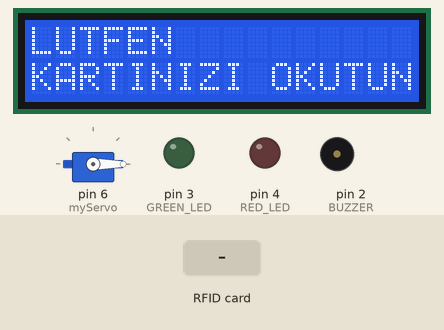
Simulated run of this sketch. Board: Arduino Uno, built with avr-gcc and run on an emulated ATmega328P. On the bench: 16×2 character LCD, servo, output pins drawn as LEDs (lit = HIGH), buzzer (waves = sounding). The inputs (shaded band) are chosen by the test bench. Pins used as bus, display or sensor lines are not drawn; what the sketch prints to the serial monitor is not drawn.

Above: at 1.3 s.
1.4 s: RFID card 5E 7A 19 C4 held to the reader
At 2.2 s:
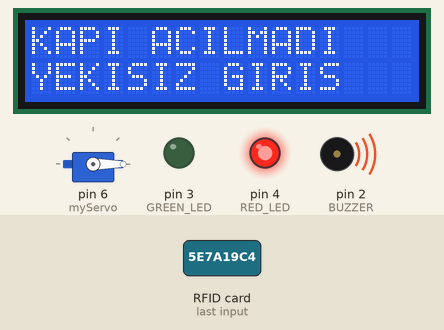
3.9 s: RFID card 69 C6 E7 C1 held to the reader
At 4.3 s:
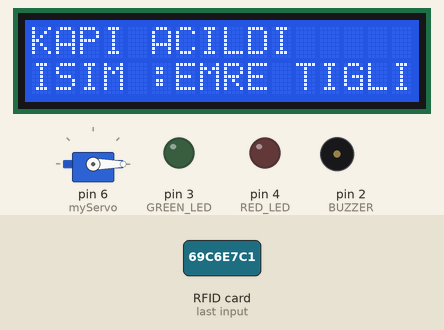
At 5.6 s:
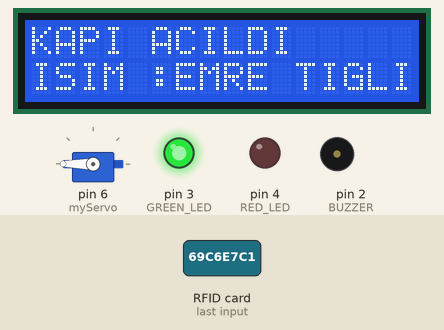
Timing chart, 0 to 11.2 s (numbered marks = the images above; inputs shaded):
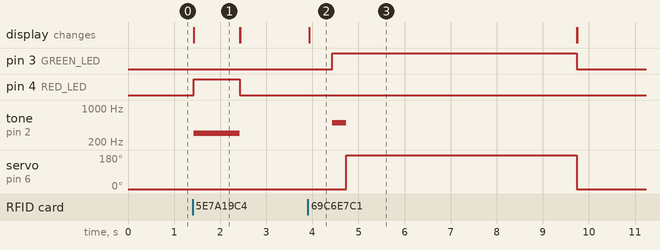

Measured:
- after the input at 1.4 s, pin 4 (RED_LED): LOW → HIGH at once, → LOW 1.0 s later; tone on pin 2 (BUZZER): silent → 300 Hz at once, → silent 1.0 s later; the display: changes at once (image 1)
- after the input at 3.9 s, pin 3 (GREEN_LED): LOW → HIGH after 0.54 s, → LOW 5.3 s later; tone on pin 2 (BUZZER): silent → 500 Hz after 0.54 s, → silent 0.30 s later; servo on pin 6 (myServo): 0° → 180° after 0.84 s, → 0° 5.0 s later; the display: changes at once (image 2)
- what the display in image 1 shows lasts 1.0 s, from 1.4 s to 2.4 s

The sketch:

rfiddoor.ino
```cpp
#include <SPI.h>
#include <MFRC522.h>
#include <Servo.h>

#define SS_PIN 10
#define RST_PIN 9

#define GREEN_LED 3 //define green LED pin
#define RED_LED 4 //define red LED
#define BUZZER 2 //buzzer pin


MFRC522 mfrc522(SS_PIN, RST_PIN);   // Create MFRC522 instance.
Servo myServo; //define servo name

#include<LiquidCrystal.h>
LiquidCrystal lcd(A0, A1, A2, A3, A4, A5);//(RS, Enable, A2, A3, A4, A5)


void setup()
{
  // Specify the LCD's number of columns and rows:
  lcd.begin(16, 2);
  Serial.begin(9600);   // Initiate a serial communication


  SPI.begin();      // Initiate  SPI bus
  mfrc522.PCD_Init();   // Initiate MFRC522
  myServo.attach(6); //servo pin
  myServo.write(0); //servo start position
  pinMode(GREEN_LED, OUTPUT);
  pinMode(RED_LED, OUTPUT);
  pinMode(BUZZER, OUTPUT);
  noTone(BUZZER);
  Serial.println("Put your card to the reader...");
  Serial.println();
}


void loop() {
  lcd.setCursor(0, 0);
  lcd.print("LUTFEN");
  lcd.setCursor(0, 1);
  lcd.print("KARTINIZI OKUTUN");

  // Look for new cards
  if ( ! mfrc522.PICC_IsNewCardPresent())
  {
    return;
  }
  // Select one of the cards
  if ( ! mfrc522.PICC_ReadCardSerial())
  {
    return;
  }
  //Show UID on serial monitor
  Serial.print("UID tag :");
  String content= "";
  byte letter;
  for (byte i = 0; i < mfrc522.uid.size; i++)
  {
     Serial.print(mfrc522.uid.uidByte[i] < 0x10 ? " 0" : " ");
     Serial.print(mfrc522.uid.uidByte[i], HEX);
     content.concat(String(mfrc522.uid.uidByte[i] < 0x10 ? " 0" : " "));
     content.concat(String(mfrc522.uid.uidByte[i], HEX));
  }
  lcd.println();
  lcd.print("Message : ");
  content.toUpperCase();

  if (content.substring(1) == "69 C6 E7 C1") //RFID TAG
  {
    lcd.setCursor(0, 0);
    lcd.println("KAPI ACILDI     ");
    lcd.setCursor(0, 1);
    lcd.print("ISIM :");
    lcd.println("EMRE TIGLI");
    delay(500);
    digitalWrite(GREEN_LED, HIGH);
    tone(BUZZER, 500);
    delay(300);
    noTone(BUZZER);
    myServo.write(180);
    delay(5000);
    myServo.write(0);
    digitalWrite(GREEN_LED, LOW);
    lcd.clear();
  }


//  else if (content.substring(1) == "73 6D 07 03") //RFID CARD
//  {
//    lcd.setCursor(0, 0);
//    lcd.println("Authorised access");
//    lcd.setCursor(0, 1);
//    lcd.print("NAME : ");
//    lcd.println("BETA MAXX");
//    delay(500);
//    digitalWrite(GREEN_LED, HIGH);
//    tone(BUZZER, 500);
//    delay(300);
//    noTone(BUZZER);
//    myServo.write(180);
//    delay(5000);
//    myServo.write(0);
//    digitalWrite(GREEN_LED, LOW);
//    lcd.clear();
//  }

 else   {
    lcd.setCursor(0, 0);
    lcd.println("KAPI ACILMADI       ");
    lcd.setCursor(0, 1);
    lcd.println("YEKISIZ GIRIS        ");
    digitalWrite(RED_LED, HIGH);
    tone(BUZZER, 300);
    delay(1000);
    digitalWrite(RED_LED, LOW);
    lcd.clear();
    noTone(BUZZER);
  }
}
```
